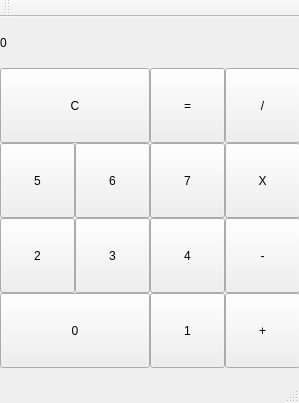
<?xml version="1.0" encoding="UTF-8"?>
<ui version="4.0">
 <class>QtProgramWin</class>
 <widget class="QMainWindow" name="QtProgramWin">
  <property name="geometry">
   <rect>
    <x>0</x>
    <y>0</y>
    <width>299</width>
    <height>403</height>
   </rect>
  </property>
  <property name="windowTitle">
   <string>QtProgramWin</string>
  </property>
  <widget class="QWidget" name="centralWidget">
   <widget class="QLabel" name="label">
    <property name="geometry">
     <rect>
      <x>0</x>
      <y>0</y>
      <width>300</width>
      <height>51</height>
     </rect>
    </property>
    <property name="text">
     <string>0</string>
    </property>
   </widget>
   <widget class="QPushButton" name="pushButton_clear">
    <property name="geometry">
     <rect>
      <x>0</x>
      <y>51</y>
      <width>150</width>
      <height>75</height>
     </rect>
    </property>
    <property name="text">
     <string>C</string>
    </property>
   </widget>
   <widget class="QPushButton" name="pushButton_6">
    <property name="geometry">
     <rect>
      <x>75</x>
      <y>126</y>
      <width>75</width>
      <height>75</height>
     </rect>
    </property>
    <property name="text">
     <string>6</string>
    </property>
   </widget>
   <widget class="QPushButton" name="pushButton_7">
    <property name="geometry">
     <rect>
      <x>150</x>
      <y>126</y>
      <width>75</width>
      <height>75</height>
     </rect>
    </property>
    <property name="text">
     <string>7</string>
    </property>
   </widget>
   <widget class="QPushButton" name="pushButton_equals">
    <property name="geometry">
     <rect>
      <x>150</x>
      <y>51</y>
      <width>75</width>
      <height>75</height>
     </rect>
    </property>
    <property name="text">
     <string>=</string>
    </property>
   </widget>
   <widget class="QPushButton" name="pushButton_div">
    <property name="geometry">
     <rect>
      <x>225</x>
      <y>51</y>
      <width>75</width>
      <height>75</height>
     </rect>
    </property>
    <property name="text">
     <string>/</string>
    </property>
   </widget>
   <widget class="QPushButton" name="pushButton_5">
    <property name="geometry">
     <rect>
      <x>0</x>
      <y>126</y>
      <width>75</width>
      <height>75</height>
     </rect>
    </property>
    <property name="text">
     <string>5</string>
    </property>
   </widget>
   <widget class="QPushButton" name="pushButton_mul">
    <property name="geometry">
     <rect>
      <x>225</x>
      <y>126</y>
      <width>75</width>
      <height>75</height>
     </rect>
    </property>
    <property name="text">
     <string>X</string>
    </property>
   </widget>
   <widget class="QPushButton" name="pushButton_4">
    <property name="geometry">
     <rect>
      <x>150</x>
      <y>201</y>
      <width>75</width>
      <height>75</height>
     </rect>
    </property>
    <property name="text">
     <string>4</string>
    </property>
   </widget>
   <widget class="QPushButton" name="pushButton_add">
    <property name="geometry">
     <rect>
      <x>225</x>
      <y>276</y>
      <width>75</width>
      <height>75</height>
     </rect>
    </property>
    <property name="text">
     <string>+</string>
    </property>
   </widget>
   <widget class="QPushButton" name="pushButton_sub">
    <property name="geometry">
     <rect>
      <x>225</x>
      <y>201</y>
      <width>75</width>
      <height>75</height>
     </rect>
    </property>
    <property name="text">
     <string>-</string>
    </property>
   </widget>
   <widget class="QPushButton" name="pushButton_0">
    <property name="geometry">
     <rect>
      <x>0</x>
      <y>276</y>
      <width>150</width>
      <height>75</height>
     </rect>
    </property>
    <property name="text">
     <string>0</string>
    </property>
   </widget>
   <widget class="QPushButton" name="pushButton_2">
    <property name="geometry">
     <rect>
      <x>0</x>
      <y>201</y>
      <width>75</width>
      <height>75</height>
     </rect>
    </property>
    <property name="text">
     <string>2</string>
    </property>
   </widget>
   <widget class="QPushButton" name="pushButton_1">
    <property name="geometry">
     <rect>
      <x>150</x>
      <y>276</y>
      <width>75</width>
      <height>75</height>
     </rect>
    </property>
    <property name="text">
     <string>1</string>
    </property>
   </widget>
   <widget class="QPushButton" name="pushButton_3">
    <property name="geometry">
     <rect>
      <x>75</x>
      <y>201</y>
      <width>75</width>
      <height>75</height>
     </rect>
    </property>
    <property name="text">
     <string>3</string>
    </property>
   </widget>
  </widget>
  <widget class="QMenuBar" name="menuBar">
   <property name="geometry">
    <rect>
     <x>0</x>
     <y>0</y>
     <width>299</width>
     <height>21</height>
    </rect>
   </property>
  </widget>
  <widget class="QToolBar" name="mainToolBar">
   <attribute name="toolBarArea">
    <enum>TopToolBarArea</enum>
   </attribute>
   <attribute name="toolBarBreak">
    <bool>false</bool>
   </attribute>
  </widget>
  <widget class="QStatusBar" name="statusBar"/>
 </widget>
 <layoutdefault spacing="6" margin="11"/>
 <resources/>
 <connections/>
</ui>
